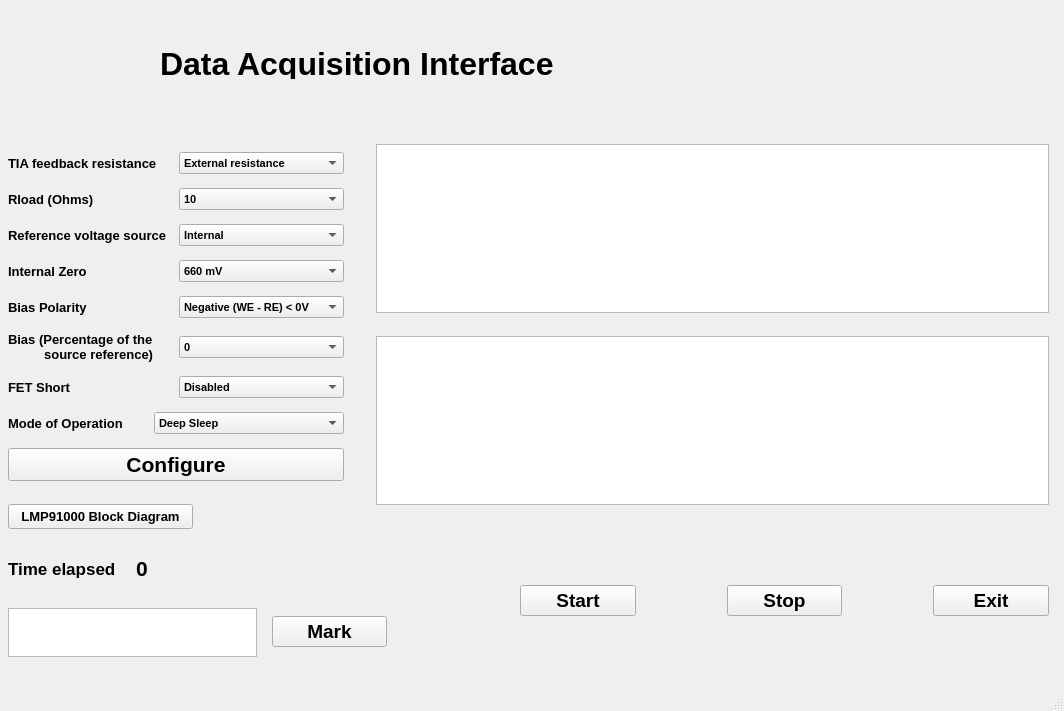
<?xml version="1.0" encoding="UTF-8"?>
<ui version="4.0">
 <class>MainWindow</class>
 <widget class="QMainWindow" name="MainWindow">
  <property name="geometry">
   <rect>
    <x>0</x>
    <y>0</y>
    <width>1064</width>
    <height>711</height>
   </rect>
  </property>
  <property name="font">
   <font>
    <pointsize>8</pointsize>
   </font>
  </property>
  <property name="windowTitle">
   <string>MainWindow</string>
  </property>
  <widget class="QWidget" name="centralwidget">
   <widget class="QLabel" name="label_9">
    <property name="geometry">
     <rect>
      <x>8</x>
      <y>0</y>
      <width>129</width>
      <height>145</height>
     </rect>
    </property>
    <property name="text">
     <string>&lt;html&gt;&lt;head/&gt;&lt;body&gt;&lt;p&gt;&lt;img src=&quot;:/newPrefix/iitblogo.png&quot;/&gt;&lt;/p&gt;&lt;/body&gt;&lt;/html&gt;</string>
    </property>
   </widget>
   <widget class="QLabel" name="label_10">
    <property name="geometry">
     <rect>
      <x>600</x>
      <y>8</y>
      <width>209</width>
      <height>121</height>
     </rect>
    </property>
    <property name="text">
     <string>&lt;html&gt;&lt;head/&gt;&lt;body&gt;&lt;p&gt;&lt;img src=&quot;:/newPrefix/Tufts_University_logo.png&quot;/&gt;&lt;/p&gt;&lt;/body&gt;&lt;/html&gt;</string>
    </property>
   </widget>
   <widget class="PlotWidget" name="dyn_plot">
    <property name="geometry">
     <rect>
      <x>376</x>
      <y>144</y>
      <width>673</width>
      <height>169</height>
     </rect>
    </property>
   </widget>
   <widget class="QWidget" name="verticalLayoutWidget">
    <property name="geometry">
     <rect>
      <x>8</x>
      <y>144</y>
      <width>336</width>
      <height>345</height>
     </rect>
    </property>
    <layout class="QVBoxLayout" name="verticalLayout_2">
     <item>
      <layout class="QHBoxLayout" name="horizontalLayout">
       <item>
        <widget class="QLabel" name="tia_fb_res_lb">
         <property name="font">
          <font>
           <pointsize>10</pointsize>
           <weight>75</weight>
           <bold>true</bold>
          </font>
         </property>
         <property name="text">
          <string>TIA feedback resistance</string>
         </property>
        </widget>
       </item>
       <item>
        <widget class="QComboBox" name="tia_fb_res_cb">
         <property name="font">
          <font>
           <weight>75</weight>
           <bold>true</bold>
          </font>
         </property>
         <item>
          <property name="text">
           <string>External resistance</string>
          </property>
         </item>
         <item>
          <property name="text">
           <string>2.75k</string>
          </property>
         </item>
         <item>
          <property name="text">
           <string>3.5k</string>
          </property>
         </item>
         <item>
          <property name="text">
           <string>7k</string>
          </property>
         </item>
         <item>
          <property name="text">
           <string>14k</string>
          </property>
         </item>
         <item>
          <property name="text">
           <string>35k</string>
          </property>
         </item>
         <item>
          <property name="text">
           <string>120k</string>
          </property>
         </item>
         <item>
          <property name="text">
           <string>350k</string>
          </property>
         </item>
        </widget>
       </item>
      </layout>
     </item>
     <item>
      <layout class="QHBoxLayout" name="horizontalLayout_3">
       <item>
        <widget class="QLabel" name="rload_lb">
         <property name="font">
          <font>
           <pointsize>10</pointsize>
           <weight>75</weight>
           <bold>true</bold>
          </font>
         </property>
         <property name="text">
          <string>Rload (Ohms)     </string>
         </property>
        </widget>
       </item>
       <item>
        <widget class="QComboBox" name="rload_cb">
         <property name="font">
          <font>
           <weight>75</weight>
           <bold>true</bold>
          </font>
         </property>
         <item>
          <property name="text">
           <string>10</string>
          </property>
         </item>
         <item>
          <property name="text">
           <string>33</string>
          </property>
         </item>
         <item>
          <property name="text">
           <string>50</string>
          </property>
         </item>
         <item>
          <property name="text">
           <string>100</string>
          </property>
         </item>
        </widget>
       </item>
      </layout>
     </item>
     <item>
      <layout class="QHBoxLayout" name="horizontalLayout_5">
       <item>
        <widget class="QLabel" name="ref_vol_src_lb">
         <property name="font">
          <font>
           <pointsize>10</pointsize>
           <weight>75</weight>
           <bold>true</bold>
          </font>
         </property>
         <property name="text">
          <string>Reference voltage source</string>
         </property>
        </widget>
       </item>
       <item>
        <widget class="QComboBox" name="ref_vol_src_cb">
         <property name="font">
          <font>
           <weight>75</weight>
           <bold>true</bold>
          </font>
         </property>
         <item>
          <property name="text">
           <string>Internal</string>
          </property>
         </item>
         <item>
          <property name="text">
           <string>External</string>
          </property>
         </item>
        </widget>
       </item>
      </layout>
     </item>
     <item>
      <layout class="QHBoxLayout" name="horizontalLayout_2">
       <item>
        <widget class="QLabel" name="int_zero_lb">
         <property name="font">
          <font>
           <pointsize>10</pointsize>
           <weight>75</weight>
           <bold>true</bold>
          </font>
         </property>
         <property name="text">
          <string>Internal Zero         </string>
         </property>
        </widget>
       </item>
       <item>
        <widget class="QComboBox" name="int_zero_cb">
         <property name="font">
          <font>
           <weight>75</weight>
           <bold>true</bold>
          </font>
         </property>
         <item>
          <property name="text">
           <string>660 mV</string>
          </property>
         </item>
         <item>
          <property name="text">
           <string>1.65 V</string>
          </property>
         </item>
         <item>
          <property name="text">
           <string>2.21 V</string>
          </property>
         </item>
         <item>
          <property name="text">
           <string>3.3 V</string>
          </property>
         </item>
        </widget>
       </item>
      </layout>
     </item>
     <item>
      <layout class="QHBoxLayout" name="horizontalLayout_6">
       <item>
        <widget class="QLabel" name="bias_pol_lb">
         <property name="font">
          <font>
           <pointsize>10</pointsize>
           <weight>75</weight>
           <bold>true</bold>
          </font>
         </property>
         <property name="text">
          <string>Bias Polarity</string>
         </property>
        </widget>
       </item>
       <item>
        <widget class="QComboBox" name="bias_pol_cb">
         <property name="font">
          <font>
           <weight>75</weight>
           <bold>true</bold>
          </font>
         </property>
         <item>
          <property name="text">
           <string>Negative (WE - RE) &lt; 0V</string>
          </property>
         </item>
         <item>
          <property name="text">
           <string>Positive (WE - RE) &gt; 0V</string>
          </property>
         </item>
        </widget>
       </item>
      </layout>
     </item>
     <item>
      <layout class="QHBoxLayout" name="horizontalLayout_7">
       <item>
        <widget class="QLabel" name="bias_pol_lb_2">
         <property name="font">
          <font>
           <pointsize>10</pointsize>
           <weight>75</weight>
           <bold>true</bold>
          </font>
         </property>
         <property name="text">
          <string>Bias (Percentage of the
          source reference)</string>
         </property>
        </widget>
       </item>
       <item>
        <widget class="QComboBox" name="bias_cb">
         <property name="font">
          <font>
           <weight>75</weight>
           <bold>true</bold>
          </font>
         </property>
         <item>
          <property name="text">
           <string>0</string>
          </property>
         </item>
         <item>
          <property name="text">
           <string>33 mV</string>
          </property>
         </item>
         <item>
          <property name="text">
           <string>66 mV</string>
          </property>
         </item>
         <item>
          <property name="text">
           <string>132 mV</string>
          </property>
         </item>
         <item>
          <property name="text">
           <string>198 mV</string>
          </property>
         </item>
         <item>
          <property name="text">
           <string>264 mV</string>
          </property>
         </item>
         <item>
          <property name="text">
           <string>330 mV</string>
          </property>
         </item>
         <item>
          <property name="text">
           <string>396 mV</string>
          </property>
         </item>
         <item>
          <property name="text">
           <string>462 mV</string>
          </property>
         </item>
         <item>
          <property name="text">
           <string>528 mV</string>
          </property>
         </item>
         <item>
          <property name="text">
           <string>594 mV</string>
          </property>
         </item>
         <item>
          <property name="text">
           <string>660 mV</string>
          </property>
         </item>
         <item>
          <property name="text">
           <string>726 mV</string>
          </property>
         </item>
         <item>
          <property name="text">
           <string>792 mV</string>
          </property>
         </item>
        </widget>
       </item>
      </layout>
     </item>
     <item>
      <layout class="QHBoxLayout" name="horizontalLayout_8">
       <item>
        <widget class="QLabel" name="fet_short_lb">
         <property name="font">
          <font>
           <pointsize>10</pointsize>
           <weight>75</weight>
           <bold>true</bold>
          </font>
         </property>
         <property name="text">
          <string>FET Short</string>
         </property>
        </widget>
       </item>
       <item>
        <widget class="QComboBox" name="fet_short_cb">
         <property name="font">
          <font>
           <weight>75</weight>
           <bold>true</bold>
          </font>
         </property>
         <item>
          <property name="text">
           <string>Disabled</string>
          </property>
         </item>
         <item>
          <property name="text">
           <string>Enabled</string>
          </property>
         </item>
        </widget>
       </item>
      </layout>
     </item>
     <item>
      <layout class="QHBoxLayout" name="horizontalLayout_9">
       <item>
        <widget class="QLabel" name="mode_op_lb">
         <property name="font">
          <font>
           <pointsize>10</pointsize>
           <weight>75</weight>
           <bold>true</bold>
          </font>
         </property>
         <property name="text">
          <string>Mode of Operation</string>
         </property>
        </widget>
       </item>
       <item>
        <widget class="QComboBox" name="mode_op_cb">
         <property name="font">
          <font>
           <weight>75</weight>
           <bold>true</bold>
          </font>
         </property>
         <item>
          <property name="text">
           <string>Deep Sleep</string>
          </property>
         </item>
         <item>
          <property name="text">
           <string>2-lead ground ref galvanic cell</string>
          </property>
         </item>
         <item>
          <property name="text">
           <string>Standby</string>
          </property>
         </item>
         <item>
          <property name="text">
           <string>3-lead amperometric cell</string>
          </property>
         </item>
         <item>
          <property name="text">
           <string>Temp measurement (TIA OFF)</string>
          </property>
         </item>
         <item>
          <property name="text">
           <string>Temp measurement (TIA ON)</string>
          </property>
         </item>
        </widget>
       </item>
      </layout>
     </item>
     <item>
      <widget class="QPushButton" name="configure_tag">
       <property name="font">
        <font>
         <pointsize>16</pointsize>
         <weight>75</weight>
         <bold>true</bold>
        </font>
       </property>
       <property name="text">
        <string>Configure</string>
       </property>
      </widget>
     </item>
    </layout>
   </widget>
   <widget class="QWidget" name="horizontalLayoutWidget">
    <property name="geometry">
     <rect>
      <x>520</x>
      <y>568</y>
      <width>529</width>
      <height>65</height>
     </rect>
    </property>
    <layout class="QHBoxLayout" name="horizontalLayout_4">
     <property name="spacing">
      <number>91</number>
     </property>
     <item>
      <widget class="QPushButton" name="start_tag">
       <property name="font">
        <font>
         <pointsize>14</pointsize>
         <weight>75</weight>
         <bold>true</bold>
        </font>
       </property>
       <property name="text">
        <string>Start</string>
       </property>
      </widget>
     </item>
     <item>
      <widget class="QPushButton" name="stop_tag">
       <property name="font">
        <font>
         <pointsize>14</pointsize>
         <weight>75</weight>
         <bold>true</bold>
        </font>
       </property>
       <property name="text">
        <string>Stop</string>
       </property>
      </widget>
     </item>
     <item>
      <widget class="QPushButton" name="quit_tag">
       <property name="font">
        <font>
         <pointsize>14</pointsize>
         <weight>75</weight>
         <bold>true</bold>
        </font>
       </property>
       <property name="text">
        <string>Exit</string>
       </property>
      </widget>
     </item>
    </layout>
   </widget>
   <widget class="QPushButton" name="lmp_bd_tag">
    <property name="geometry">
     <rect>
      <x>8</x>
      <y>504</y>
      <width>185</width>
      <height>25</height>
     </rect>
    </property>
    <property name="font">
     <font>
      <pointsize>10</pointsize>
      <weight>75</weight>
      <bold>true</bold>
     </font>
    </property>
    <property name="text">
     <string>LMP91000 Block Diagram</string>
    </property>
   </widget>
   <widget class="QWidget" name="horizontalLayoutWidget_2">
    <property name="geometry">
     <rect>
      <x>8</x>
      <y>544</y>
      <width>249</width>
      <height>49</height>
     </rect>
    </property>
    <layout class="QHBoxLayout" name="horizontalLayout_10">
     <item>
      <widget class="QLabel" name="label">
       <property name="font">
        <font>
         <pointsize>13</pointsize>
         <weight>75</weight>
         <bold>true</bold>
        </font>
       </property>
       <property name="text">
        <string>Time elapsed</string>
       </property>
      </widget>
     </item>
     <item>
      <widget class="QLabel" name="time_tag">
       <property name="font">
        <font>
         <pointsize>16</pointsize>
         <weight>75</weight>
         <bold>true</bold>
        </font>
       </property>
       <property name="text">
        <string>0</string>
       </property>
      </widget>
     </item>
    </layout>
   </widget>
   <widget class="QPushButton" name="mark_tag">
    <property name="geometry">
     <rect>
      <x>272</x>
      <y>616</y>
      <width>115</width>
      <height>31</height>
     </rect>
    </property>
    <property name="font">
     <font>
      <pointsize>14</pointsize>
      <weight>75</weight>
      <bold>true</bold>
     </font>
    </property>
    <property name="text">
     <string>Mark</string>
    </property>
   </widget>
   <widget class="QPlainTextEdit" name="marker_edit">
    <property name="geometry">
     <rect>
      <x>8</x>
      <y>608</y>
      <width>249</width>
      <height>49</height>
     </rect>
    </property>
   </widget>
   <widget class="PlotWidget" name="dyn_plot2">
    <property name="geometry">
     <rect>
      <x>376</x>
      <y>336</y>
      <width>673</width>
      <height>169</height>
     </rect>
    </property>
   </widget>
   <widget class="QLabel" name="tia_fb_res_lb_2">
    <property name="geometry">
     <rect>
      <x>160</x>
      <y>48</y>
      <width>425</width>
      <height>31</height>
     </rect>
    </property>
    <property name="font">
     <font>
      <pointsize>24</pointsize>
      <weight>75</weight>
      <bold>true</bold>
     </font>
    </property>
    <property name="text">
     <string>Data Acquisition Interface</string>
    </property>
   </widget>
  </widget>
  <widget class="QMenuBar" name="menubar">
   <property name="geometry">
    <rect>
     <x>0</x>
     <y>0</y>
     <width>1064</width>
     <height>21</height>
    </rect>
   </property>
  </widget>
  <widget class="QStatusBar" name="statusbar"/>
 </widget>
 <customwidgets>
  <customwidget>
   <class>PlotWidget</class>
   <extends>QGraphicsView</extends>
   <header>pyqtgraph</header>
  </customwidget>
 </customwidgets>
 <resources>
  <include location="IITB.qrc"/>
 </resources>
 <connections/>
</ui>
